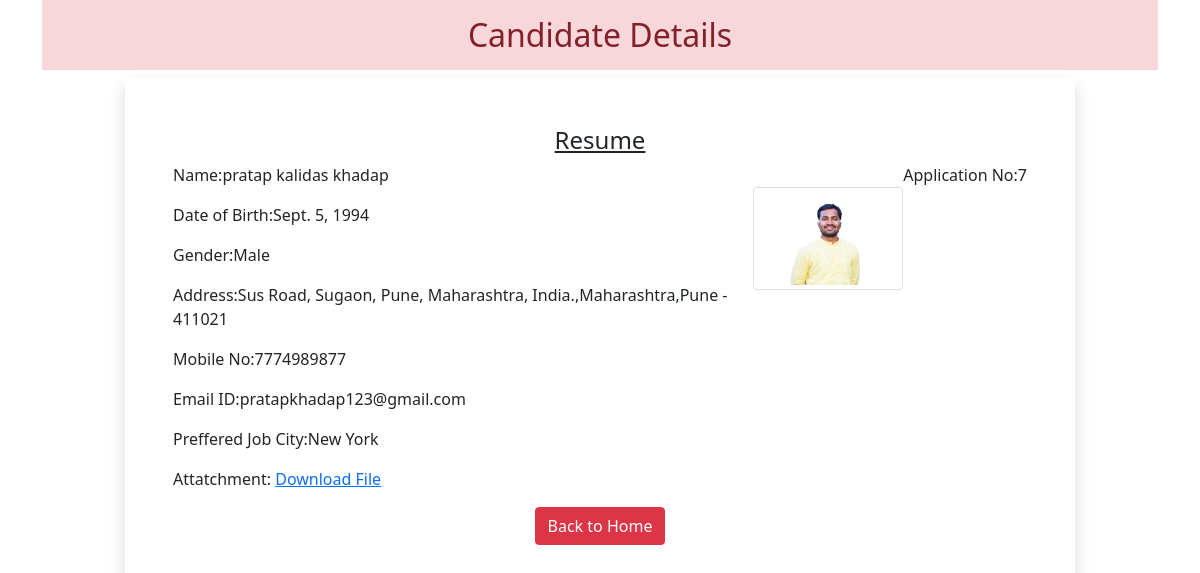
/7, run on the app's committed database.
### upload/models.py (models this page shows)
class Resume(models.Model):
  name=models.CharField(max_length=100)
  dob=models.DateField(auto_now=False, auto_now_add=False)
  gender=models.CharField(max_length=100)
  locality=models.CharField(max_length=100)
  city=models.CharField(max_length=100)
  pin=models.PositiveIntegerField()
  state=models.CharField(choices=STATE_CHOICE,max_length=50)
  email=models.EmailField()
  mobile=models.PositiveIntegerField()
  job_city=models.CharField(max_length=100)
  profile_image=models.ImageField(upload_to='profileimg', blank=True)
  my_file=models.FileField(upload_to='doc', blank=True)
  DisplayFields=['id','name','dob','age','gender','locality','city','pin','state','email','mobile','job_city','profile_image','my_file']
  searchableFields=['name','gender']
  FilterFields=['state']
  @property
  def age(self):
    if(self.dob!=None):
      age=date.today().year - self.dob.year
      return age

### upload/views.py (the view)
# urls.py: path('<int:pk>', views.CandidateView.as_view(), name='candidate'),
class CandidateView(View):
  def get(self, request,pk):
    candidate = Resume.objects.get(pk=pk)
    return render(request, 'upload/candidate.html', {'candidate':candidate})

### upload/templatetags/myfilter.py (called while the page is built)
@register.filter(name='remove_special')
def remove_chars(value,arg):
  print('value:',value)
  print('arg:',arg)
  for character in arg:
    print('character:',character)
    value=value.replace(character,"")
  return value

### upload/templates/upload/candidate.html (shortened to what this page needs)
<!DOCTYPE html>
{% load myfilter %}
<html lang="en">
<head>
  <link href="https://cdn.jsdelivr.net/npm/bootstrap@5.0.0-beta2/dist/css/bootstrap.min.css" rel="stylesheet">
</head>
<body>
  <div class="container">
    <h2 class="alert-danger text-center p-3">Candidate Details</h2>
    <div class="row">
      <div class="col-sm-10 shadow p-5 offset-sm-1">
        <h4 class="text-center"><u>Resume</u></h4>
         <p class="float-end">Application No:{{candidate.id}}</p>
         <img src="{{candidate.profile_image.url}}" alt="" class="img-fluid  img-thumbnail  float-end mt-4" width="150" height="150">
         <p>Name:{{candidate.name}}</p>
         <p>Date of Birth:{{candidate.dob}}</p>
         <p>Gender:{{candidate.gender}}</p>
         <p>Address:{{candidate.locality}},{{candidate.state}},{{candidate.city}} - {{candidate.pin}}</p>
         <p>Mobile No:{{candidate.mobile}}</p>
         <p>Email ID:{{candidate.email}}</p>
         <p>Preffered Job City:{{candidate.job_city|remove_special:"[]'"}}</p>
         <p>Attatchment: <a href="{{candidate.my_file.url}}">Download File</a> </p>
        <div class="text-center">
          <a href="/" class="btn btn-danger">Back to Home</a>
        </div>
      </div>
    </div>
  </div>
</body>
</html>

### data on the page
Resume: id "7", profile_image (picture), name "pratap kalidas khadap", dob "Sept. 5, 1994", gender "Male", locality "Sus Road, Sugaon, Pune, Maharashtra, India.", state "Maharashtra", city "Pune", pin "411021", mobile "7774989877", email "pratapkhadap123@gmail.com", job_city|remove_special "New York"
